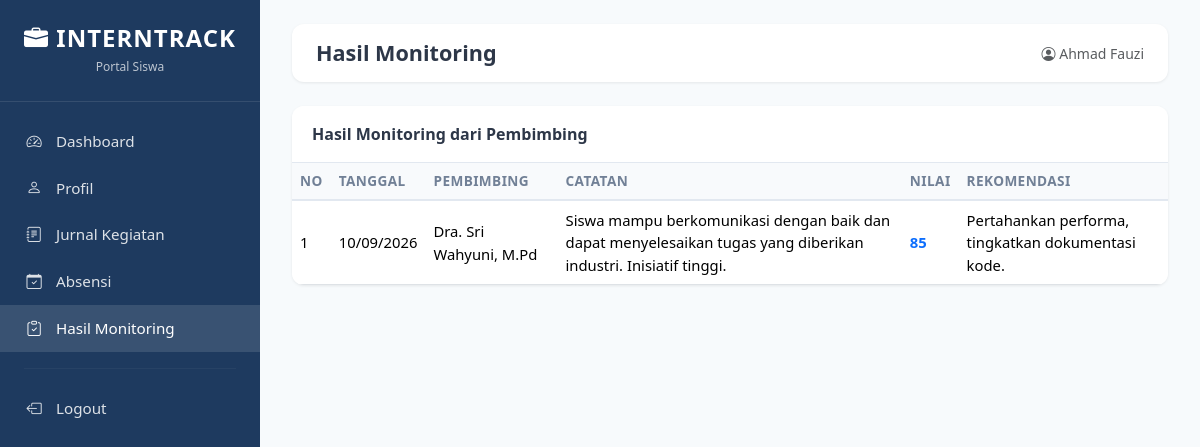
/siswa/monitoring.php (signed in), run on the app's committed database.
### tables this page shows
CREATE TABLE monitoring (
    id INT AUTO_INCREMENT PRIMARY KEY,
    siswa_id INT NOT NULL,
    pembimbing_id INT NOT NULL,
    tanggal_monitoring DATE NOT NULL,
    catatan TEXT NOT NULL,
    nilai INT DEFAULT NULL,
    rekomendasi TEXT DEFAULT NULL,
    created_at TIMESTAMP DEFAULT CURRENT_TIMESTAMP,
    FOREIGN KEY (siswa_id) REFERENCES siswa(id) ON DELETE CASCADE,
    FOREIGN KEY (pembimbing_id) REFERENCES pembimbing(id) ON DELETE CASCADE
);

CREATE TABLE pembimbing (
    id INT AUTO_INCREMENT PRIMARY KEY,
    nama VARCHAR(100) NOT NULL,
    nip VARCHAR(30) DEFAULT NULL,
    no_hp VARCHAR(20) DEFAULT NULL,
    email VARCHAR(100) DEFAULT NULL,
    created_at TIMESTAMP DEFAULT CURRENT_TIMESTAMP
);

### config/auth.php (called while the page is built, shortened)
<?php
function currentUser() {
    return [
        'id'         => $_SESSION['user_id'] ?? null,
        'username'   => $_SESSION['username'] ?? null,
        'role'       => $_SESSION['role'] ?? null,
        'related_id' => $_SESSION['related_id'] ?? null,
        'nama'       => $_SESSION['nama'] ?? null,
    ];
}
?>

### siswa/monitoring.php (the view, shortened to what this page needs)
<?php
require_once __DIR__ . '/includes/header.php';
$conn = getConnection();
$siswa_id = (int)$user['related_id'];
$data = $conn->query("SELECT m.*, pb.nama pembimbing FROM monitoring m JOIN pembimbing pb ON m.pembimbing_id=pb.id WHERE m.siswa_id=$siswa_id ORDER BY m.tanggal_monitoring DESC");
?>
<div class="card-custom">
    <div class="card-header">Hasil Monitoring dari Pembimbing</div>
    <div class="card-body p-0">
        <?php if ($data->num_rows == 0): ?>
            <p class="text-center text-muted py-4 mb-0">Belum ada hasil monitoring.</p>
        <?php else: ?>
            <div class="table-responsive">
                <table class="table table-custom table-hover mb-0">
                    <thead><tr><th>No</th><th>Tanggal</th><th>Pembimbing</th><th>Catatan</th><th>Nilai</th><th>Rekomendasi</th></tr></thead>
                    <tbody>
                    <?php $no=1; while($r=$data->fetch_assoc()): ?>
                        <tr>
                            <td><?= $no++ ?></td>
                            <td><?= date('d/m/Y', strtotime($r['tanggal_monitoring'])) ?></td>
                            <td><?= htmlspecialchars($r['pembimbing']) ?></td>
                            <td><?= htmlspecialchars($r['catatan']) ?></td>
                            <td><strong class="text-primary"><?= $r['nilai'] ?></strong></td>
                            <td><?= htmlspecialchars($r['rekomendasi'] ?? '-') ?></td>
                        </tr>
                    <?php endwhile; ?>
                    </tbody>
                </table>
            </div>
        <?php endif; ?>
    </div>
</div>
<?php require_once __DIR__ . '/includes/footer.php'; ?>

### assets/css/style.css (style rules this page uses)
:root { --primary: #1e3a5f; --primary-light: #2c5282; --accent: #3182ce; --success: #38a169; --warning: #d69e2e; --danger: #e53e3e; --bg: #f7fafc; --text: #2d3748; --muted: #718096; }
* { box-sizing: border-box; margin: 0; padding: 0; }
body { font-family: 'Segoe UI', system-ui, sans-serif; background: var(--bg); color: var(--text); min-height: 100vh; }
.card-custom { background: #fff; border-radius: 12px; box-shadow: 0 1px 3px rgba(0,0,0,.08); overflow: hidden; }
.card-custom .card-header { background: #fff; border-bottom: 1px solid #e2e8f0; padding: 1rem 1.25rem; font-weight: 600; }
.card-custom .card-body { padding: 1.25rem; }
.table-custom { margin: 0; }
.table-custom thead th { background: #f8fafc; font-weight: 600; font-size: .85rem; text-transform: uppercase; letter-spacing: .03em; color: var(--muted); border-bottom: 2px solid #e2e8f0; }
.table-custom td { vertical-align: middle; font-size: .925rem; }
.table-responsive { overflow-x: auto; }

### data on the page
monitoring: tanggal_monitoring "10/09/2026", pembimbing.nama "Dra. Sri Wahyuni, M.Pd", catatan "Siswa mampu berkomunikasi dengan baik dan dapat menyelesaikan tugas yang diberikan industri. Inisiatif tinggi.", nilai "85", rekomendasi "Pertahankan performa, tingkatkan dokumentasi kode."

### other printed values
$page_title "Hasil Monitoring"
$user['nama'] "Ahmad Fauzi"
